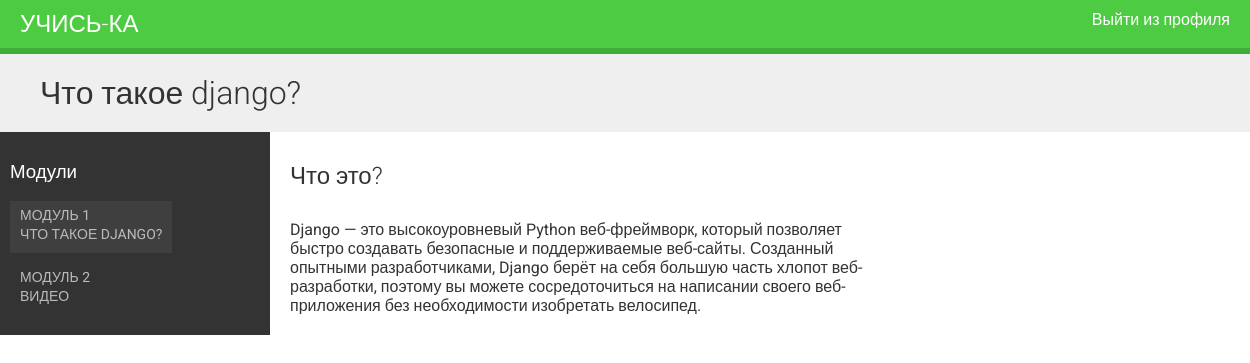
The page /students/course/8/ (signed in) on the database its author committed.
### courses/models.py (models this page shows, shortened)
class Module(models.Model):
    course = models.ForeignKey(Course,
                                                       related_name='modules',
                                                       on_delete=models.CASCADE)
    title = models.CharField(max_length=200)
    description = models.TextField(blank=True)
    order = OrderField(blank=True, for_fields=['course'])
    class Meta:
        ordering = ['order']
    def __str__(self):
        return '{}. {}'.format(self.order, self.title)

class Content(models.Model):
    module = models.ForeignKey(Module,
                                                        related_name='contents',
                                                        on_delete=models.CASCADE)
    content_type = models.ForeignKey(ContentType,
                                                                 on_delete=models.CASCADE,
                                                                 limit_choices_to={'model__in':(
                                                                                               'text',
                                                                                               'video',
                                                                                               'image',
                                                                                               'file')})
    object_id = models.PositiveIntegerField()
    item = GenericForeignKey('content_type', 'object_id')
    order = OrderField(blank=True, for_fields=['module'])
    class Meta:
        ordering = ['order']

class ItemBase(models.Model):
    owner = models.ForeignKey(User,
                                                     related_name='%(class)s_related',
                                                     on_delete=models.CASCADE)
    title = models.CharField(max_length=250)
    created = models.DateTimeField(auto_now_add=True)
    updated = models.DateTimeField(auto_now=True)
    def render(self):
        return render_to_string('courses/content/{}.html'.format(
                             self._meta.model_name), {'item': self})
    class Meta:
        abstract = True

class Text(ItemBase):
    content = models.TextField()

### students/views.py (the view)
class StudentCourseDetailView(DetailView):
    model = Course
    template_name = 'students/course/detail.html'
    def get_queryset(self):
        qs = super(StudentCourseDetailView, self).get_queryset()
        return qs.filter(students__in=[self.request.user])
    def get_context_data(self, **kwargs):
        context = super(StudentCourseDetailView, self).get_context_data(**kwargs)
        course = self.get_object()
        if 'module_id' in self.kwargs:
            context['module'] = course.modules.get(id=self.kwargs['module_id'])
        else:
            context['module'] = course.modules.all()[0]
        return context

### students/templates/students/course/detail.html (shortened to what this page needs)
{% extends "base.html" %}
{% load cache %}
{% block content %}
    <h1>
        {{ module.title }}
    </h1>
    <div class="contents">
        <h3>Модули</h3>
        <ul id="modules">
        {% for m in object.modules.all %}
            <li data-id="{{ m.id }}" {% if m == module%}class="selected"{% endif %}>
                <a href="{% url "student_course_detail_module" object.id m.id %}">
                    <span>
                        Модуль <span class="order">{{ m.order|add:1 }}
                    </span>
                    <br>
                    {{ m.title }}
                </a>
            </li>
        {% empty %}
            <li>Пока нет модулей.</li>
        {% endfor %}
        </ul>
    </div>
    <div class="module">
        {% cache 600 module_contents module %}
            {% for content in module.contents.all %}
                {% with item=content.item %}
                    <h2>{{ item.title }}</h2>
                    {{ item.render }}
                {% endwith %}
            {% endfor %}
        {% endcache %}
    </div>
{% endblock %}

### courses/templates/courses/content/text.html
{{ item.content|linebreaks|safe }}

### courses/static/css/base.css (style rules this page uses)
body { margin:0; font-family:'Roboto', sans-serif; font-weight:400; color:#333; }
a { color:#3fad37; text-decoration:none; }
ul { float:left; }
h1, h2, h3, h4, h5, h6 { font-family:'Roboto', sans-serif; font-weight:300; }
h1 { background:#efefef; width:100%; overflow:auto; padding:20px 0 20px 40px; margin:0; }
.module { padding:10px 20px; float:left; width:600px; }
.module p { margin:10px 0 20px; width:100%; float:left; }
.contents { width:20%; padding:10px; float:left; background:#333; color: #fff; font-family:'Roboto', sans-serif; }
.contents ul { list-style:none; margin:0; padding:0; }
.contents ul li { margin:0 0 10px 0; padding:4px 10px 10px; overflow:auto; }
.contents ul li.selected { background:#3f3f3f; }
.contents ul span { text-transform:uppercase; color:#bbb; font-size:14px; }
.contents ul a { display:block; color:#fff; text-decoration:none; }

### rows shown on the page
Module: title "Что такое django?", order|add "1", title "ЧТО ТАКОЕ DJANGO?"
Module: order|add "2", title "ВИДЕО"
Content: item "Что это?", item.content "Django — это высокоуровневый Python веб-фреймворк, который позволяет быстро создавать безопасные и поддерживаемые веб-сайты. Созданный опытными разработчиками, Django берёт на себя большую часть хлопот веб-разработки, поэтому вы можете сосредоточиться на написании своего веб-приложения без необходимости изобретать велосипед."
